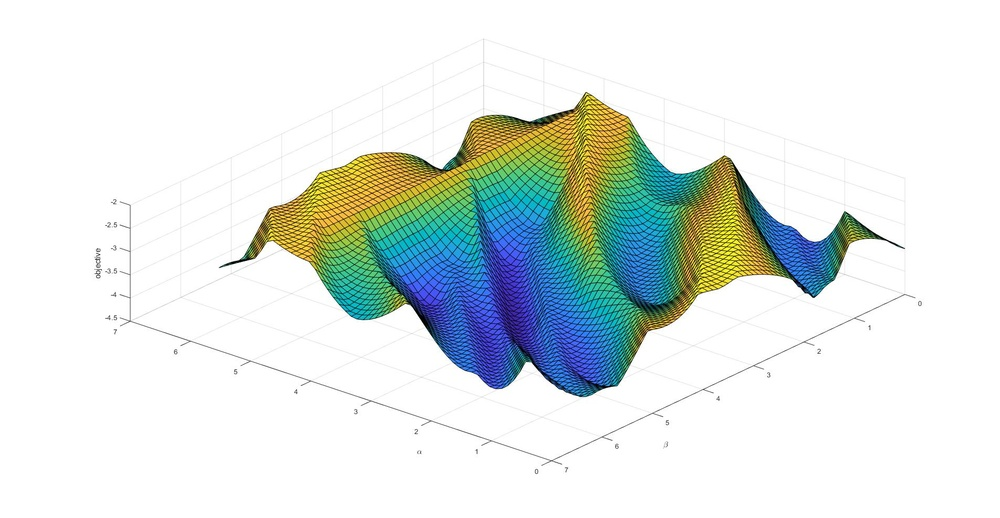
#> input picture objectivePlot9.jpg, 1000 x 518 px, shrunk from 1904 x 987 before the run
$ python test2.py
#> lines starting #> are read from the running program, lines starting #| are printed output that depends on the picture; after the words box and inside, x2 and y2 are one past the last pixel; in counts of white or black regions, pixels touching at a corner belong together
import cv2
import numpy as np

img = cv2.imread('objectivePlot9.jpg')
#> img is the input picture: shape (518, 1000, 3); mean B, G, R 227.9, 230.7, 223.1

while(1):

    # Take each frame


    # Convert BGR to HSV
    hsv = cv2.cvtColor(img, cv2.COLOR_BGR2HSV)
#> hsv: shape (518, 1000, 3); mean H, S, V 15.1, 34.9, 237.4

    # define range of blue color in HSV
    lower_blue = np.array([110,50,50])
    upper_blue = np.array([130,255,255])

    # Threshold the HSV image to get only blue colors
    mask = cv2.inRange(hsv, lower_blue, upper_blue)
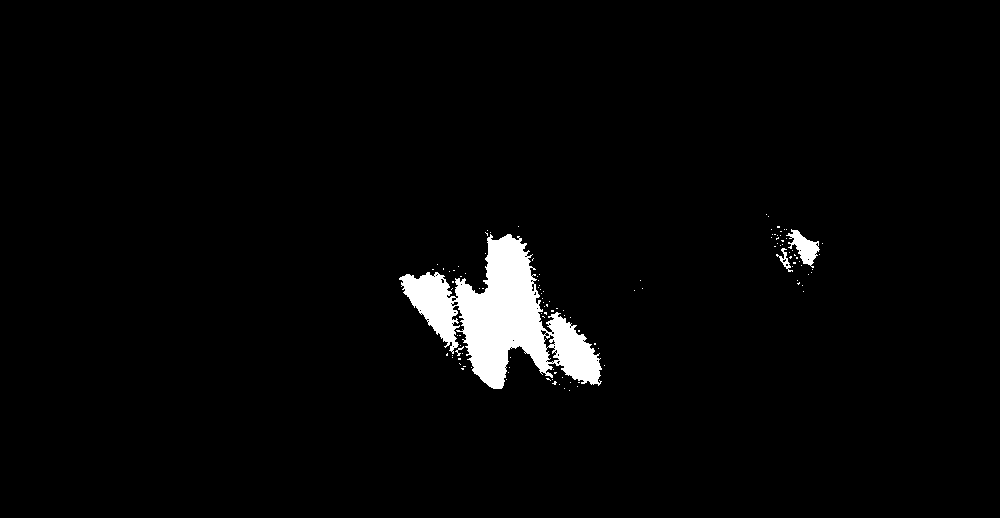
#> mask: shape (518, 1000); 2.7% white; 115 white regions (111 under 20 px), largest, box (x1, y1, x2, y2) and area: (399, 234, 602, 389) 13291, (786, 229, 820, 268) 576, (776, 248, 793, 272) 114, (455, 346, 464, 356) 26

    # Bitwise-AND mask and original image
    res = cv2.bitwise_and(img,img, mask= mask)
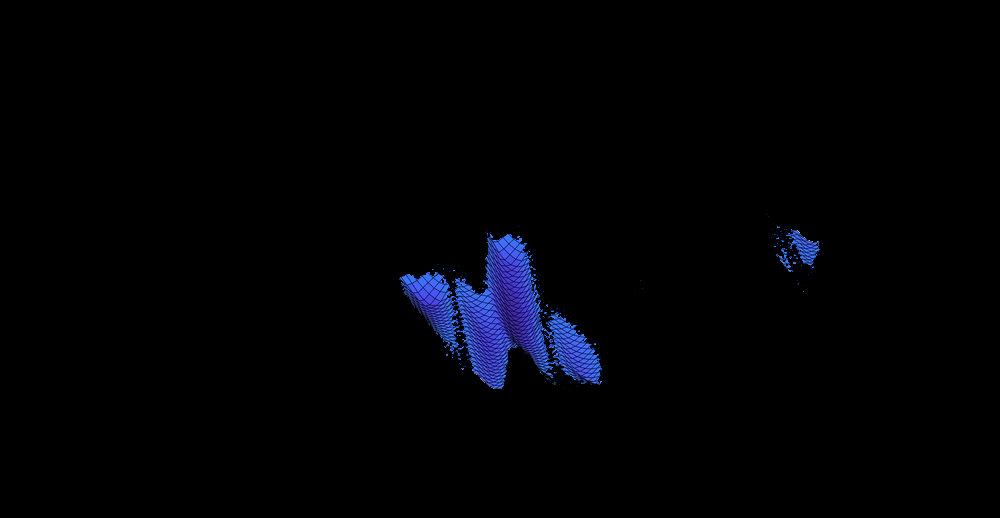
#> res: shape (518, 1000, 3); mean B, G, R 4.8, 1.9, 1.3

    cv2.imshow('image',img)
    cv2.imshow('mask',mask)
    cv2.imshow('res',res)
    k = cv2.waitKey(5) & 0xFF
#> (key Esc is pressed here)
    if k == 27:
        break

cv2.destroyAllWindows()
